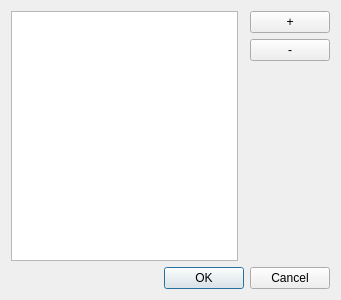
<?xml version="1.0" encoding="UTF-8"?>
<ui version="4.0">
 <class>AdjMatrDialog</class>
 <widget class="QDialog" name="AdjMatrDialog">
  <property name="geometry">
   <rect>
    <x>0</x>
    <y>0</y>
    <width>341</width>
    <height>300</height>
   </rect>
  </property>
  <property name="windowTitle">
   <string>Матрица смежности</string>
  </property>
  <layout class="QGridLayout" name="gridLayout">
   <item row="0" column="0">
    <widget class="QTableView" name="tableView">
     <property name="focusPolicy">
      <enum>Qt::StrongFocus</enum>
     </property>
     <property name="selectionMode">
      <enum>QAbstractItemView::NoSelection</enum>
     </property>
    </widget>
   </item>
   <item row="1" column="0" colspan="3">
    <widget class="QDialogButtonBox" name="buttonBox">
     <property name="orientation">
      <enum>Qt::Horizontal</enum>
     </property>
     <property name="standardButtons">
      <set>QDialogButtonBox::Cancel|QDialogButtonBox::Ok</set>
     </property>
    </widget>
   </item>
   <item row="0" column="2">
    <layout class="QVBoxLayout" name="verticalLayout">
     <property name="sizeConstraint">
      <enum>QLayout::SetMinimumSize</enum>
     </property>
     <item>
      <widget class="QPushButton" name="btnPlus">
       <property name="sizePolicy">
        <sizepolicy hsizetype="Minimum" vsizetype="Fixed">
         <horstretch>0</horstretch>
         <verstretch>0</verstretch>
        </sizepolicy>
       </property>
       <property name="text">
        <string>+</string>
       </property>
      </widget>
     </item>
     <item>
      <widget class="QPushButton" name="btnMinus">
       <property name="text">
        <string>-</string>
       </property>
      </widget>
     </item>
     <item>
      <spacer name="verticalSpacer">
       <property name="orientation">
        <enum>Qt::Vertical</enum>
       </property>
       <property name="sizeHint" stdset="0">
        <size>
         <width>20</width>
         <height>40</height>
        </size>
       </property>
      </spacer>
     </item>
    </layout>
   </item>
  </layout>
 </widget>
 <resources/>
 <connections>
  <connection>
   <sender>buttonBox</sender>
   <signal>rejected()</signal>
   <receiver>AdjMatrDialog</receiver>
   <slot>reject()</slot>
   <hints>
    <hint type="sourcelabel">
     <x>316</x>
     <y>260</y>
    </hint>
    <hint type="destinationlabel">
     <x>286</x>
     <y>274</y>
    </hint>
   </hints>
  </connection>
  <connection>
   <sender>buttonBox</sender>
   <signal>accepted()</signal>
   <receiver>AdjMatrDialog</receiver>
   <slot>accept()</slot>
   <hints>
    <hint type="sourcelabel">
     <x>199</x>
     <y>279</y>
    </hint>
    <hint type="destinationlabel">
     <x>199</x>
     <y>149</y>
    </hint>
   </hints>
  </connection>
  <connection>
   <sender>btnPlus</sender>
   <signal>clicked()</signal>
   <receiver>AdjMatrDialog</receiver>
   <slot>addRC()</slot>
   <hints>
    <hint type="sourcelabel">
     <x>252</x>
     <y>21</y>
    </hint>
    <hint type="destinationlabel">
     <x>149</x>
     <y>149</y>
    </hint>
   </hints>
  </connection>
  <connection>
   <sender>btnMinus</sender>
   <signal>clicked()</signal>
   <receiver>AdjMatrDialog</receiver>
   <slot>removeRC()</slot>
   <hints>
    <hint type="sourcelabel">
     <x>252</x>
     <y>50</y>
    </hint>
    <hint type="destinationlabel">
     <x>149</x>
     <y>149</y>
    </hint>
   </hints>
  </connection>
  <connection>
   <sender>btnPlus</sender>
   <signal>clicked()</signal>
   <receiver>tableView</receiver>
   <slot>resizeColumnsToContents()</slot>
   <hints>
    <hint type="sourcelabel">
     <x>293</x>
     <y>21</y>
    </hint>
    <hint type="destinationlabel">
     <x>125</x>
     <y>135</y>
    </hint>
   </hints>
  </connection>
  <connection>
   <sender>btnMinus</sender>
   <signal>clicked()</signal>
   <receiver>tableView</receiver>
   <slot>resizeColumnsToContents()</slot>
   <hints>
    <hint type="sourcelabel">
     <x>293</x>
     <y>50</y>
    </hint>
    <hint type="destinationlabel">
     <x>125</x>
     <y>135</y>
    </hint>
   </hints>
  </connection>
 </connections>
 <slots>
  <slot>addRC()</slot>
  <slot>removeRC()</slot>
 </slots>
</ui>
